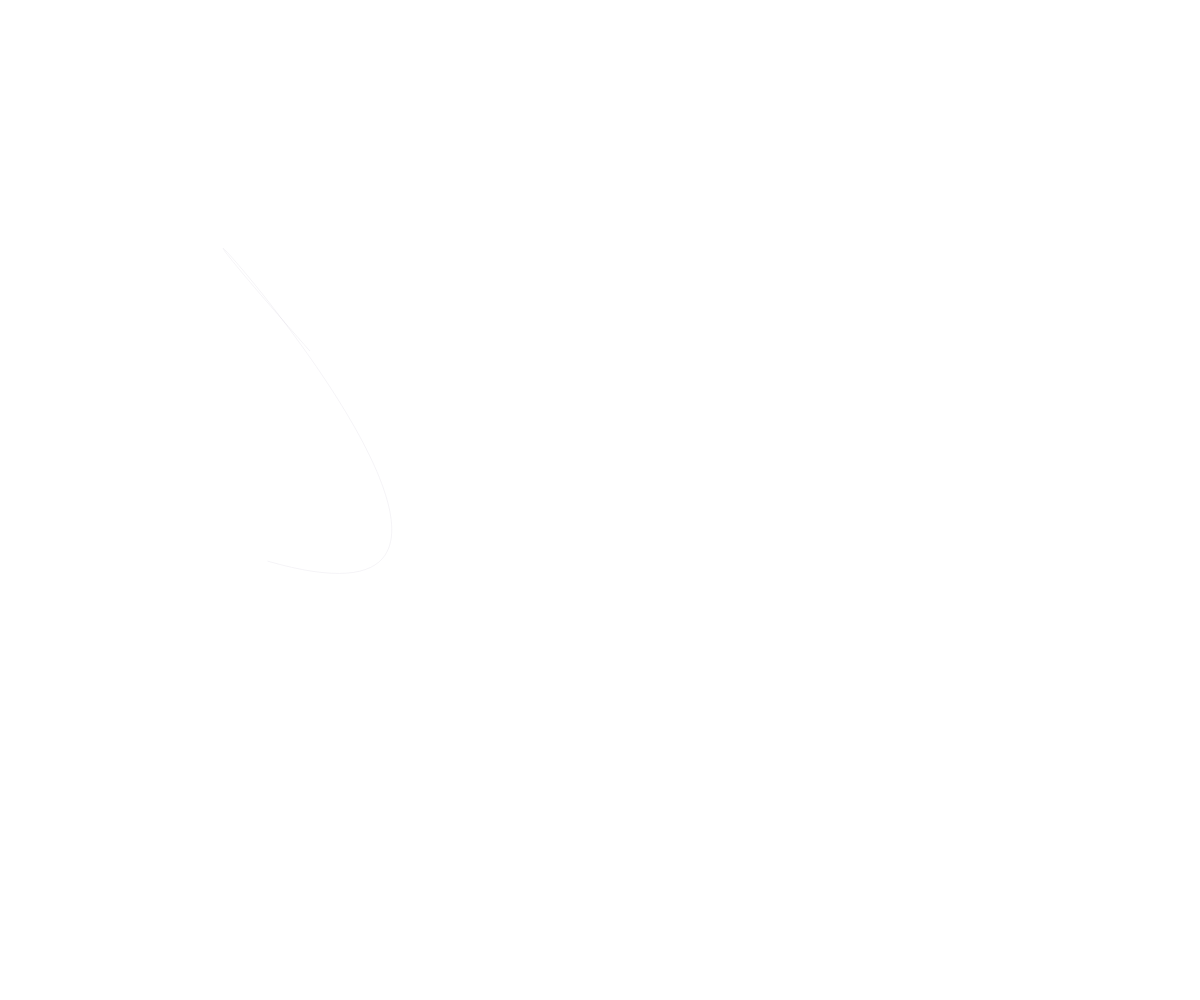
Frame 1 (no input)
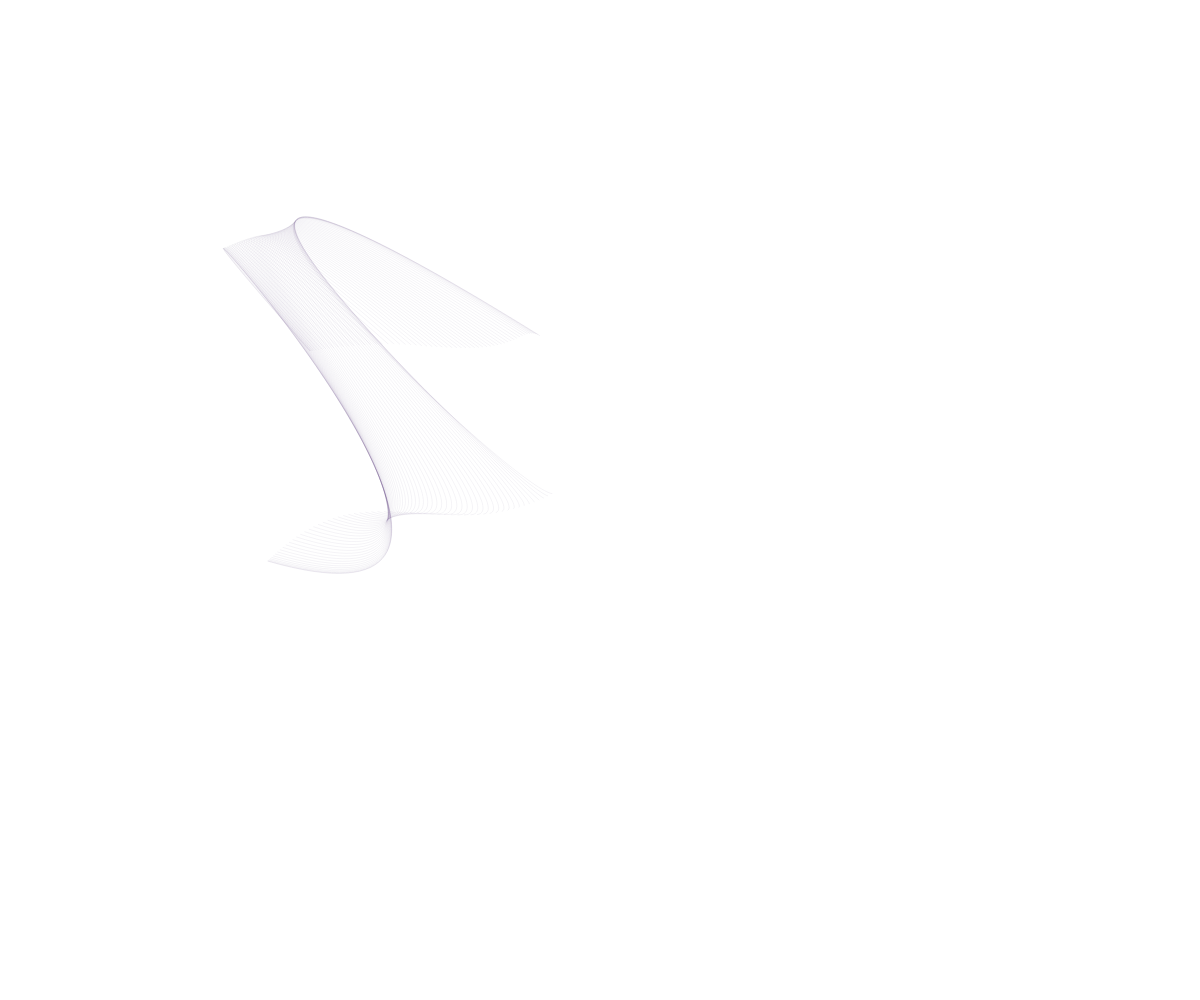
Frame 60 (no input)
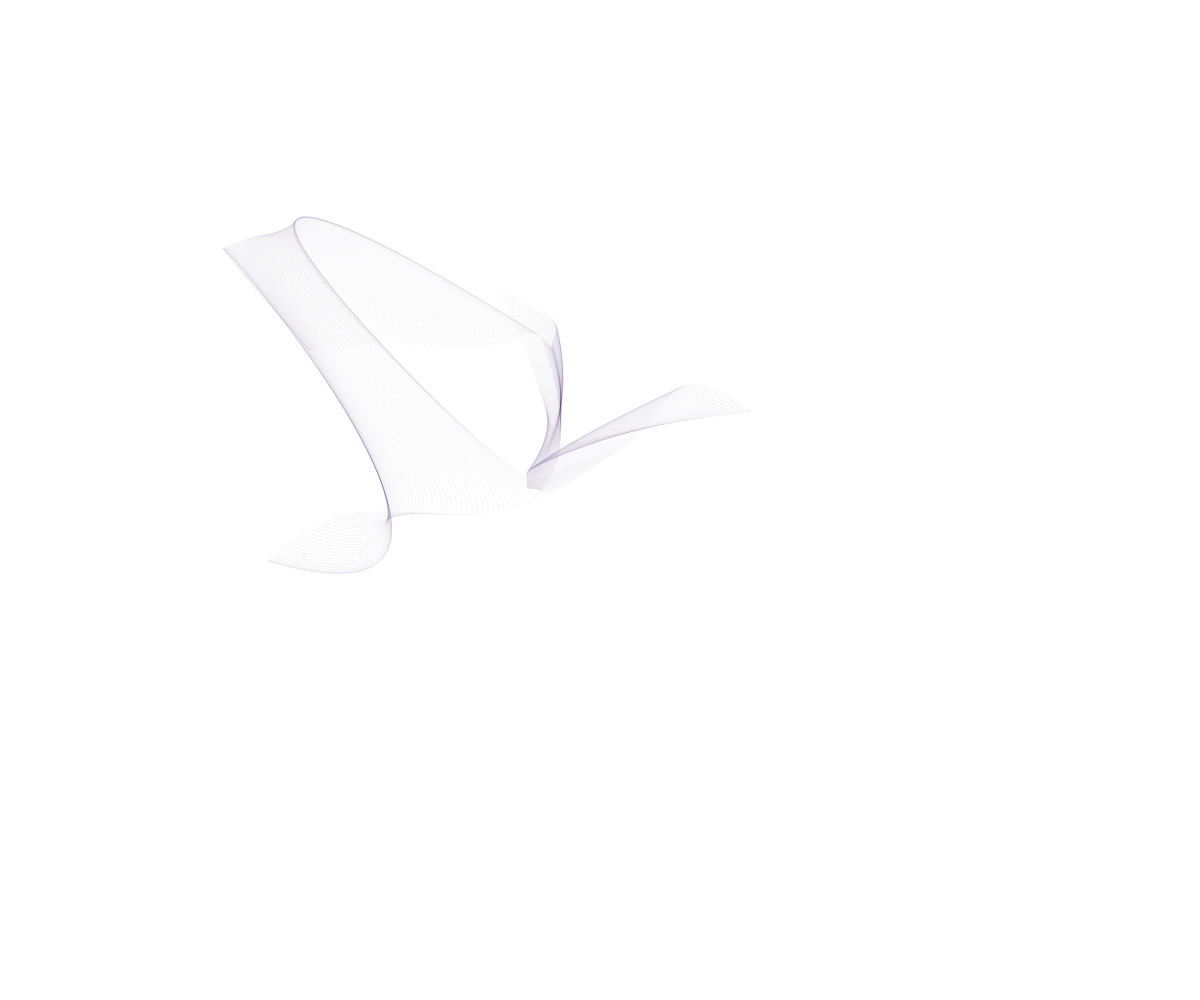
Frame 120 (the mouse pressed at the canvas centre since frame 60)

The p5.js sketch that drew these frames (run headless with seeded random() and noise() and a simulated clock; from frame 60 on, the mouse is pressed at the canvas centre):

// p5.js sketch
// ── sketch.js
var t;

function setup() {
	createCanvas(windowWidth,windowHeight);
	background(255);
	// stroke(0, 15);

	stroke('rgba(45,0,88,0.25)');
	strokeWeight(0.2)


  noFill();
  t = 0;
}

function draw() {
  var x2 =  mouseX;
  var x1 = width * noise(t + 20);
  var x3 = width * noise(t + 30);
  var x4 = width * noise(t + 40);

  var y2 = mouseY;
  var y1 = height * noise(t + 50);
  var y3 = height * noise(t + 60);
  var y4 = height * noise(t + 70);

  bezier(x1, y1, x2, y2, x3, y3, x4, y4);

  t += 0.005;

  if (frameCount % 1000 == 0) {
	background(255);
  }
}

function windowResized(){
  resizeCanvas(windowWidth, windowHeight)
}
// ── sketch-2.js
var num = 5;
var mountains = [];

function setup() {
	createCanvas(windowWidth, windowHeight);
	shanShui();
}

function draw() {
	background(255);
	noStroke();

	for (var i = 0; i < mountains.length; i++) {
		mountains[i].show();
	}
}

function shanShui() {
	for (var i = 0; i < num; i++) {
		mountains.push(new curveLine(i));
	 }
}

function curveLine(_index) {
	var index = _index;
	var screen = 2000;
	var screenHeight = 800;
	var base = random (screen/4, screen/2); 
	var start = random (-screen/2, screen/2); 

	this.show = function (){
			var ink = 20;

			var c = color(90,0,177,ink);
			// fill(c);
    		stroke(c);

			var xoffset = map(mouseX, 0,screen, -100,100) * (index+1) ;

				 for (var x = start; x < base + start; x++) {
				 	var mapLoc = map(x, start, base+start, 0, 1);
				 	var edgePercent = .2;

				 	if(mapLoc< edgePercent){
				 		stroke(90,0,177,(mapLoc*(1/edgePercent))*ink);
				 	}else if(mapLoc> abs(1-edgePercent)){
				 		var inverseLoc = abs(1-mapLoc);
				 		stroke(90,0,177,(inverseLoc*1/edgePercent)*ink);
				 	}

					var nx = map(x, 0, screen, 0, 10);
					var y = screenHeight * (noise(nx+index*10)*.7);
					var xPos = x+ xoffset
					
					point(xPos,y)

					// ellipse (xPos, y, y+(screenHeight-y)/2, y+(screenHeight-y)/2);
					// ellipse (xPos, y, xPos, y+(screenHeight-y)/4);
					// ellipse (xPos, y, xPos, y+(screenHeight-y)/8);
					// ellipse (xPos, y, xPos, y+(screenHeight-y)/16);

					line (xPos, y, xPos, y+(screenHeight-y)/2);
					line (xPos, y, xPos, y+(screenHeight-y)/4);
					line (xPos, y, xPos, y+(screenHeight-y)/8);
					line (xPos, y, xPos, y+(screenHeight-y)/16);	
				 }
	}
}
